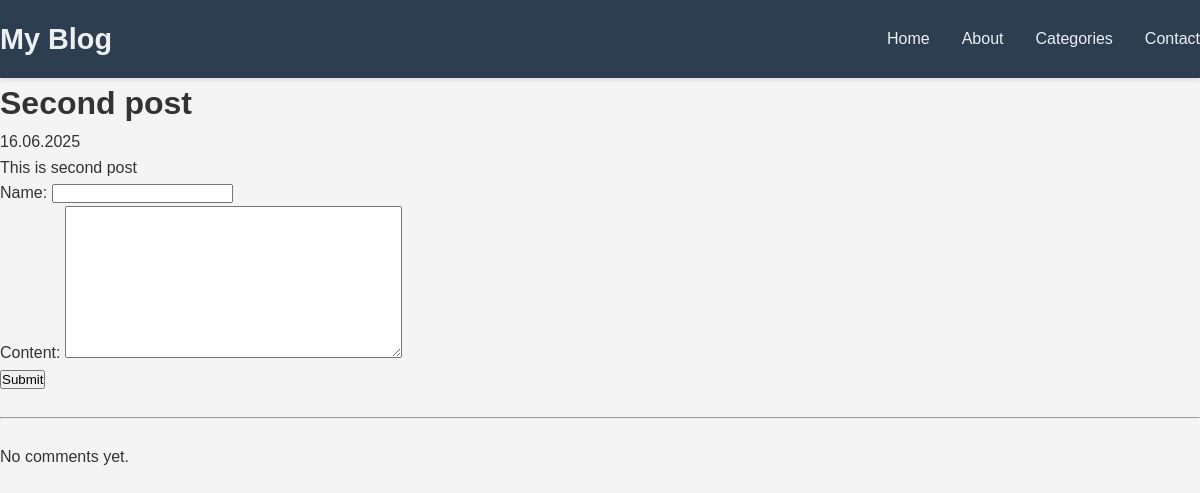
The app's page /second-post, older data.
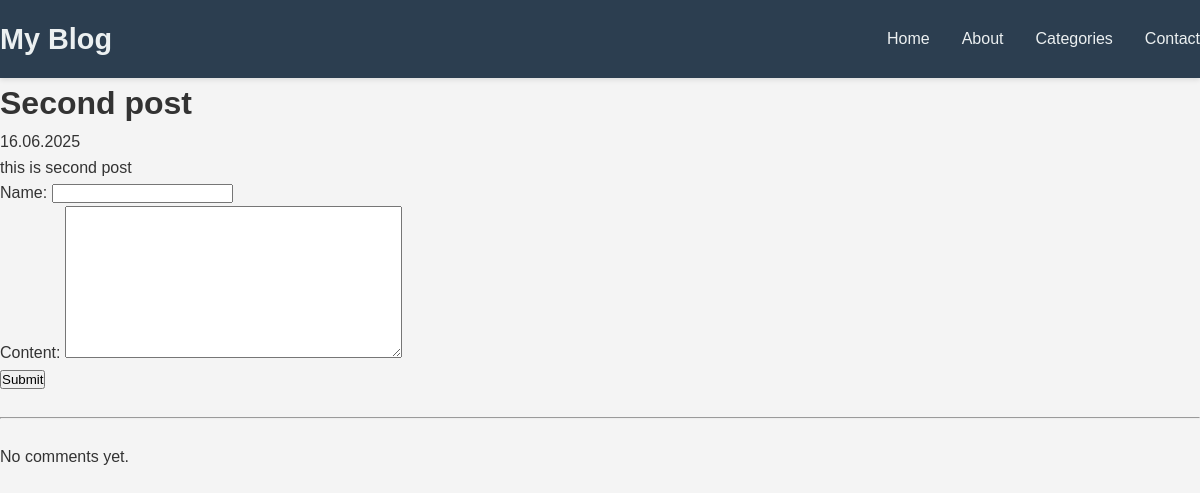
The same page, newer data.
### blog/models.py (models this page shows, shortened)
class Post(models.Model):
    title = models.CharField(max_length=255)
    slug = models.SlugField()
    content = models.TextField()
    created_date = models.DateTimeField(auto_now_add=True)
    class Meta:
        ordering = ('-created_date',)

### blog/views.py (the view)
# urls.py: path('<slug:slug>', views.detail, name='detail'),
def detail(request, slug):
    post = get_object_or_404(Post, slug=slug)
    if request.method == 'POST':
        form = CommentForm(request.POST)
        if form.is_valid():
            comment = form.save(commit=False)
            comment.post = post
            comment.save() # Saved to the database
            return redirect('detail', slug=slug)
        else:
            print('Form not valid')
    else:
        form = CommentForm()
    return render(request, 'blog/detail.html', {
        'post': post,
        'form': form,
    })

### blog/forms.py
class CommentForm(ModelForm):
    class Meta:
        model = Comment
        fields = ['name', 'content']
    def __init__(self, *args, **kwargs):
        super().__init__(*args, **kwargs)
        self.fields['name'].widget.attrs.update({'class': 'bg-gray-100 border border-gray-300 rounded-md shadow-sm focus:ring-blue-500 focus:border-blue-500 block w-sm p-2.5'})
        self.fields['content'].widget.attrs.update({'class': 'bg-gray-100 border border-gray-300 rounded-md shadow-sm focus:ring-blue-500 focus:border-blue-500 block w-sm p-2.5'})

### blog/templates/blog/detail.html (shortened to what this page needs)
{% extends "blog/base.html" %}
{% block main %}
    <h1 class="text-3xl">{{post.title}}</h1>
    <span class="text-sm text-gray-500">{{post.created_date|date:'d.m.Y'}}</span>
    <div class="text-lg mt-6">
        {{post.content}}
    </div>
    <div class="mt-8">
        <form action="{% url 'detail' slug=post.slug %}" method='post'>
            {{ form.as_p }}
            <button class='py-4 px-8 bg-emerald-700 text-white rounded-md hover:bg-emerald-800 mt-4 '>Submit</button>
        </form>
    </div>
    <br><hr><br>
    {% if post.comments.all %}
        <h2 class="text-2xl">Comments</h2>
        {% for comment in post.comments.all %}
        <div class="py-4 px-6 bg-gray-100">
            <h3 class="font-bold">{{comment.name}} @ {{comment.created_date|timesince}} ago</h3>
            <p>{{comment.content}}</p>
        </div>
    {% endfor %}
    {% else %}
        <p class="text-gray-500">No comments yet.</p>
    {% endif %}
{% endblock main %}

Row changes from the older to the newer data that the page shows:
changed Post "Second post": content "This is second post" → "this is second post"
